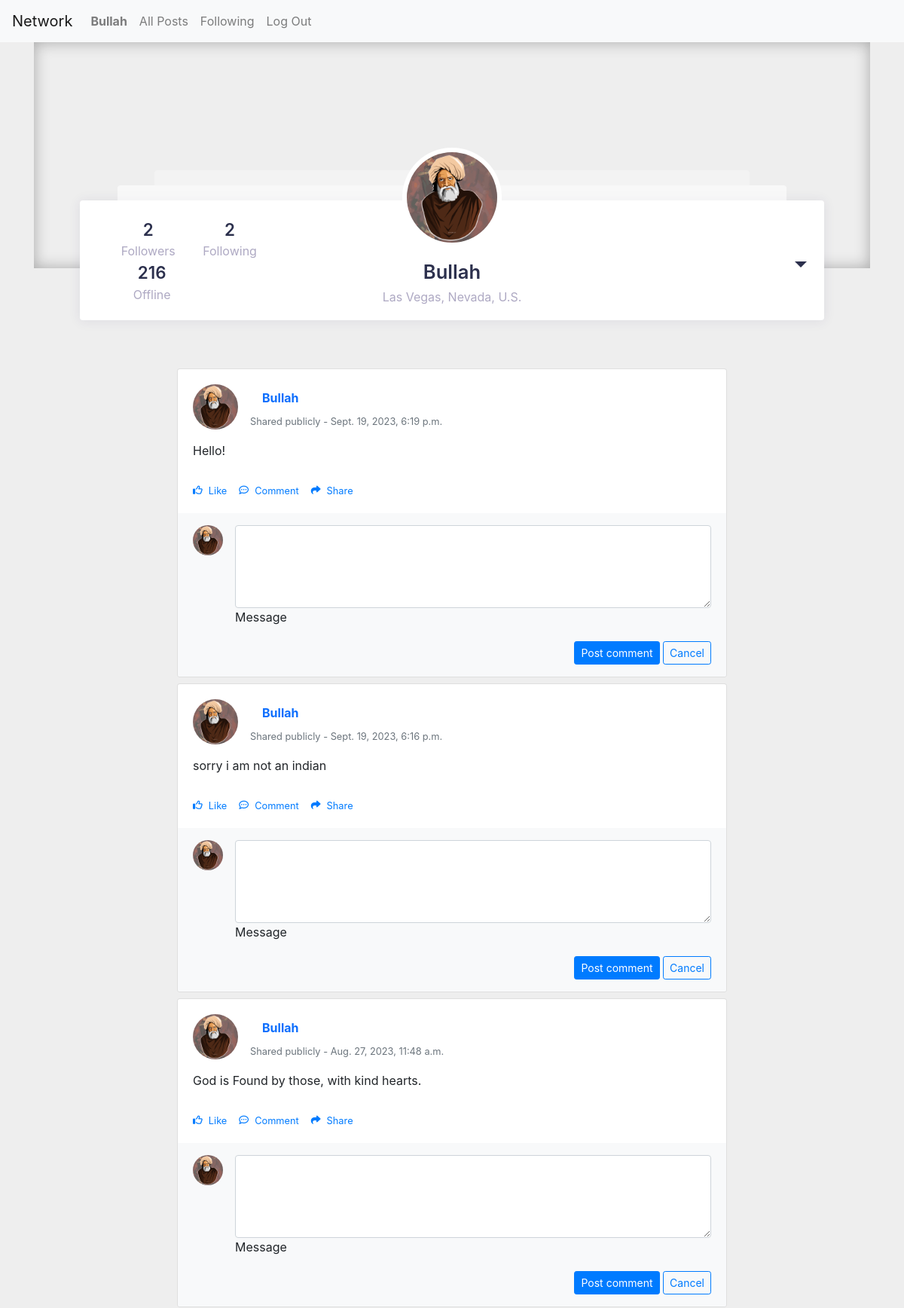
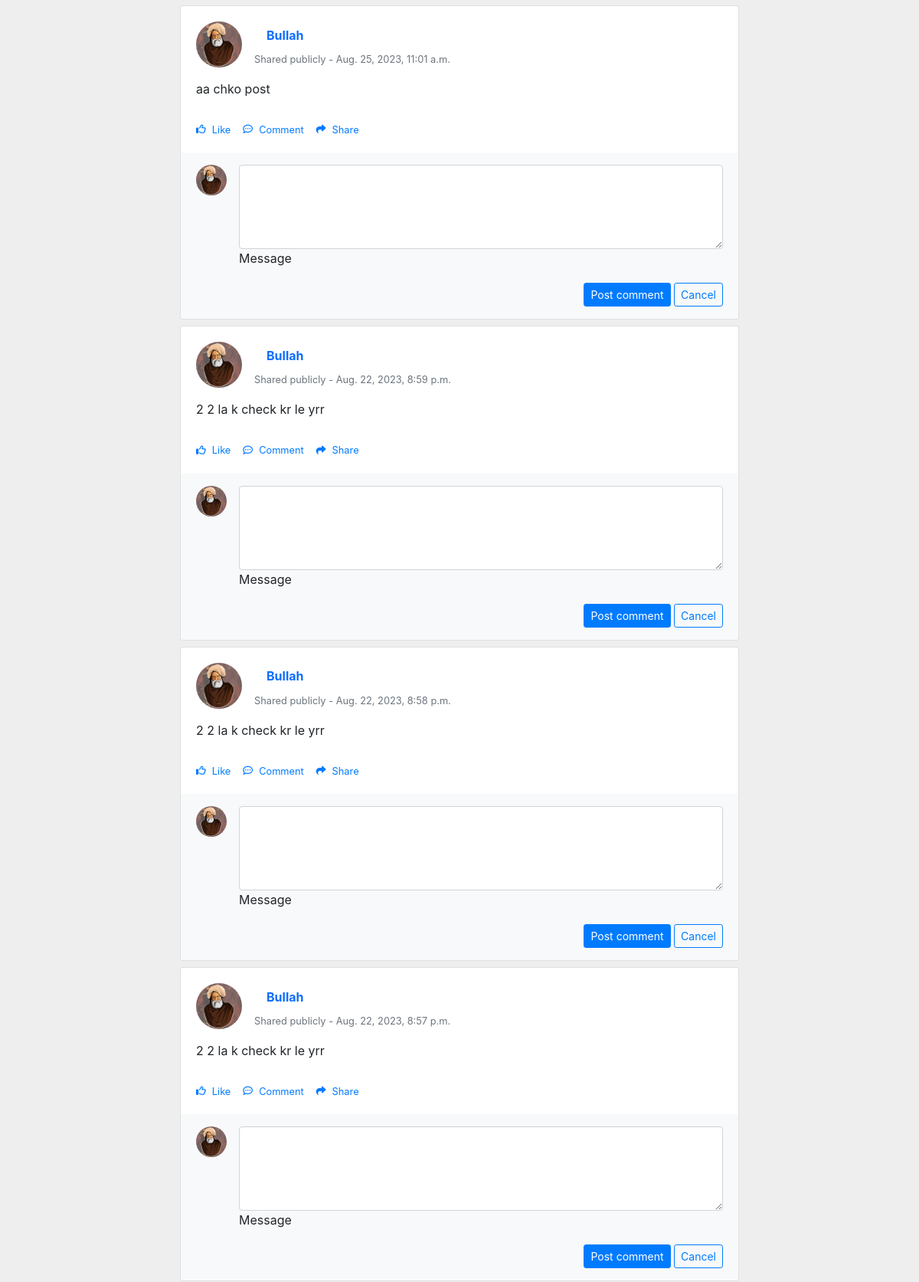
The app's page /profile/15 (signed in, upper part) with its own data (2 pictures, top to bottom).
### network/models.py (models this page shows, shortened)
class User(AbstractUser):
    picture = models.ImageField(upload_to='network/files/profile_pictures/', blank=True, null=True)

class Post(models.Model):
    user = models.ForeignKey(User, on_delete=models.CASCADE, related_name="Creater")
    text = models.TextField()
    created_at = models.DateTimeField(auto_now_add=True)

### network/views.py (the view)
# urls.py: path("profile/<int:user_id>", views.profile, name = "profile"),
def profile(request, user_id):
    if request.method == "POST":
        action = request.POST["action"]
        following_user_id = request.POST["following_user"]
        being_followed_id = user_id
        following_user = User.objects.get(pk = following_user_id)
        being_followed = User.objects.get(pk = being_followed_id)
        if action == "Follow":
            new_follow = Follow(
                follower = following_user,
                followed = being_followed
            )
            new_follow.save()
            btn_text = "Unfollow"
        else:
            Follow.objects.get(followed = being_followed, follower = following_user).delete()
            btn_text = "Follow"
        profile_user = User.objects.get(pk = user_id)
        followers_count = Follow.objects.filter(followed = profile_user).count
        followed_count = Follow.objects.filter(follower = profile_user).count
        posts = Post.objects.filter(user = profile_user).order_by('-created_at')
        return render(request, "network/profile.html" , {'user': profile_user, 'followers':followers_count, 'followed':followed_count, 'posts':posts, 'btn_text': btn_text})
    else:
        profile_user = User.objects.get(pk = user_id)
        followers_count = Follow.objects.filter(followed = profile_user).count
        followed_count = Follow.objects.filter(follower = profile_user).count
        posts = Post.objects.filter(user = profile_user).order_by('-created_at')
        if Follow.objects.filter(follower = request.user, followed = profile_user).exists():
            btn_text = "Unfollow"
        else:
            btn_text = "Follow"
        return render(request, "network/profile.html" , {'user': profile_user, 'followers':followers_count, 'followed':followed_count, 'posts':posts, 'btn_text': btn_text})

### network/templates/network/profile.html (shortened to what this page needs)
{% extends "network/layout.html" %}
{% block body %}
<section style="background-color: #eee;">
<div class="container db-social">
    <div class="container-fluid">
        <div class="row justify-content-center">
            <div class="col-xl-11">
                <div class="widget head-profile has-shadow">
                    <div class="widget-body pb-0">
                        <div class="row d-flex align-items-center">
                            <div class="col-xl-4 col-md-4 d-flex justify-content-lg-start justify-content-md-start justify-content-center">
                                <ul>
                                    <li>
                                        <div class="counter">{{followers}}</div>
                                        <div class="heading">Followers</div>
                                    </li>
                                    <li>
                                        <div class="counter">{{followed}}</div>
                                        <div class="heading">Following</div>
                                    </li>
                                    <li>
                                        <div class="counter">216</div>
                                        <div class="heading">Offline</div>
                                    </li>
                                </ul>
                            </div>
                            <div class="col-xl-4 col-md-4 d-flex justify-content-center">
                                <div class="image-default">
                                    <img class="rounded-circle" src="{{user.picture.url}}" alt="...">
                                </div>
                                <div class="infos">
                                    <h2>{{user.username}}</h2>
                                    <div class="location">Las Vegas, Nevada, U.S.</div>
                                </div>
                            </div>
                            <div class="col-xl-4 col-md-4 d-flex justify-content-lg-end justify-content-md-end justify-content-center">
                                <div class="follow">
                                    <div class="actions dark">
                                        <div class="dropdown">
                                            <button type="button" data-toggle="dropdown" aria-haspopup="true" aria-expanded="false" class="dropdown-toggle">
                                            </button>
                                        </div>
                                    </div>
                                </div>
                            </div>
                        </div>
                    </div>
                </div>
            </div>
        </div>
    </div>
</div>
</section>
{% for post in posts %}
<section style="background-color: #eee;">
  <div class="container py-1">
    <div class="row d-flex justify-content-center">
      <div class="col-md-12 col-lg-10 col-xl-8">
        <div class="card">
          <div class="card-body">
            <div class="d-flex flex-start align-items-center">
                {% if request.user.picture %}
              <img class="rounded-circle shadow-1-strong me-3"
                src="{{ post.user.picture.url }}" alt="avatar" width="60"
                height="60" />
                {% endif %}
              <div>
                <h6 class="fw-bold text-primary mb-1">
                  <a class="nav-link" href="{% url 'profile' post.user.id%}">
                  {{post.user}}
                </a>
                </h6>
                <p class="text-muted small mb-0">
                  Shared publicly - {{post.created_at}}
                </p>
              </div>
            </div>
            <p class="mt-3 mb-4 pb-2">
              {{post.text}}
            </p>
            <div class="small d-flex justify-content-start">
              <a href="#!" class="d-flex align-items-center me-3">
                <i class="far fa-thumbs-up me-2"></i>
                <p class="mb-0">Like</p>
              </a>
              <a href="#!" class="d-flex align-items-center me-3">
                <i class="far fa-comment-dots me-2"></i>
                <p class="mb-0">Comment</p>
              </a>
              <a href="#!" class="d-flex align-items-center me-3">
                <i class="fas fa-share me-2"></i>
                <p class="mb-0">Share</p>
              </a>
            </div>
          </div>
          <div class="card-footer py-3 border-0" style="background-color: #f8f9fa;">
            <div class="d-flex flex-start w-100">
              {% if request.user.picture %}
              <img class="rounded-circle shadow-1-strong me-3"
                src="{{ request.user.picture.url }}" alt="avatar" width="40"
                height="40" />
                {% endif %}
              <div class="form-outline w-100">
                <textarea class="form-control" id="textAreaExample" rows="4"
                  style="background: #fff;"></textarea>
                <label class="form-label" for="textAreaExample">Message</label>
              </div>
            </div>
            <div class="float-end mt-2 pt-1">
              <button type="button" class="btn btn-primary btn-sm">
                Post comment
              </button>
              <button type="button" class="btn btn-outline-primary btn-sm">
                Cancel
              </button>
            </div>
          </div>
        </div>
      </div>
    </div>
  </div>
</section>
{% endfor %}
{% endblock %}

### network/templates/network/layout.html (shortened to what this page needs)
{% load static %}
<!DOCTYPE html>
<html lang="en">
    <head>
        <link href="{% static 'network/styles.css' %}" rel="stylesheet">
        <link rel="stylesheet" href="https://stackpath.bootstrapcdn.com/bootstrap/4.4.1/css/bootstrap.min.css">
        <link href="https://cdn.jsdelivr.net/npm/bootstrap@5.0.2/dist/css/bootstrap.min.css" rel="stylesheet">
        <link rel="stylesheet" href="https://stackpath.bootstrapcdn.com/bootstrap/4.1.1/css/bootstrap.min.css">
    </head>
    <body>
        <nav class="navbar navbar-expand-lg navbar-light bg-light">
            <a class="navbar-brand" href="#">Network</a>
            <div>
              <ul class="navbar-nav mr-auto">
                {% if user.is_authenticated %}
                    <li class="nav-item">
                        <a class="nav-link" href="#"><strong>{{ user.username }}</strong></a>
                    </li>
                {% endif %}
                <li class="nav-item">
                  <a class="nav-link" href="{% url 'index' %}">All Posts</a>
                </li>
                {% if user.is_authenticated %}
                    <li class="nav-item">
                        <a class="nav-link" href="#">Following</a>
                    </li>
                    <li class="nav-item">
                        <a class="nav-link" href="{% url 'logout' %}">Log Out</a>
                    </li>
                {% endif %}
              </ul>
            </div>
          </nav>
        <div class="body">
            {% block body %}
            {% endblock %}
        </div>
    </body>
</html>

### network/static/network/styles.css (style rules this page uses)
body { margin-top:20px; background:#eee; }
.container-fluid { padding: 30px 30px; }
.db-social .head-profile { margin-top: -120px; border-radius: 4px; position: relative; }
.widget { background: #fff; border-radius: 0; border: none; margin-bottom: 30px; }
.has-shadow { box-shadow: 0 1px 15px 1px rgba(52,40,104,.08); }
.db-social .head-profile:before { content: ""; background: rgba(255,255,255,.6); height: 20px; width: 90%; position: absolute; top: -20px; left: 0; right: 0; margin: 0 auto; border-radius: 4px 4px 0 0; }
.db-social .head-profile:after { content: ""; background: rgba(255,255,255,.3); height: 20px; width: 80%; position: absolute; top: -40px; left: 0; right: 0; margin: 0 auto; border-radius: 4px 4px 0 0; }
.db-social .widget-body { padding: 1rem 1.4rem; }
.widget-body { padding: 1.4rem; }
.pb-0, .py-0 { padding-bottom: 0!important; }
.db-social .image-default img { width: 120px; position: absolute; top: -80px; left: 0; right: 0; margin: 0 auto; box-shadow: 0 0 0 6px rgba(255,255,255,1); z-index: 10; }
.db-social .infos { text-align: center; margin-top: 4rem; margin-bottom: 1rem; line-height: 1.8rem; }
.db-social h2 { color: #2c304d; font-size: 1.6rem; font-weight: 600; margin-bottom: .2rem; }
.db-social .location { color: #aea9c3; font-size: 1rem; }
.btn:not(:disabled):not(.disabled) { cursor: pointer; }
.db-social .head-profile .actions { display: inline-block; vertical-align: middle; margin-left: .5rem; }
.actions { z-index: 999; display: block; }
.actions.dark .dropdown-toggle { color: #2c304d; }
.actions .dropdown-toggle { color: #98a8b4; background: none; border: none; padding: 0; font-size: 1.7rem; }
.db-social .head-profile li:first-child { padding-left: 0; }
.db-social .head-profile li { display: inline-block; text-align: center; padding: 0 1rem; }
.db-social .head-profile li .counter { color: #2c304d; font-size: 1.4rem; font-weight: 600; }
.db-social .head-profile li .heading { color: #aea9c3; font-size: 1rem; }

### records on screen
User: username "Bullah", picture (picture)
Post: user.picture (picture), user "Bullah", created_at "Sept. 19, 2023, 6:19 p.m.", text "Hello!"
Post: user.picture (picture), user "Bullah", created_at "Sept. 19, 2023, 6:16 p.m.", text "sorry i am not an indian"
Post: user.picture (picture), user "Bullah", created_at "Aug. 27, 2023, 11:48 a.m.", text "God is Found by those, with kind hearts."
Post: user.picture (picture), user "Bullah", created_at "Aug. 25, 2023, 11:01 a.m.", text "aa chko post"
Post: user.picture (picture), user "Bullah", created_at "Aug. 22, 2023, 8:59 p.m.", text "2 2 la k check kr le yrr"
Post: user.picture (picture), user "Bullah", created_at "Aug. 22, 2023, 8:58 p.m.", text "2 2 la k check kr le yrr"
Post: user.picture (picture), user "Bullah", created_at "Aug. 22, 2023, 8:57 p.m.", text "2 2 la k check kr le yrr"

### other values on screen
{{ followers }} "2"
{{ followed }} "2"
